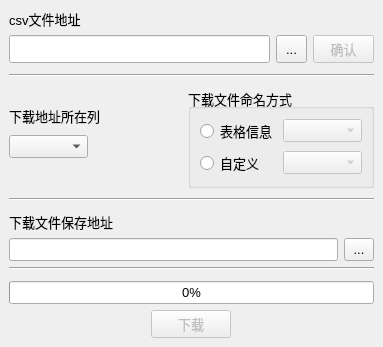
<?xml version="1.0" encoding="UTF-8"?>
<ui version="4.0">
 <class>MainWindow</class>
 <widget class="QMainWindow" name="MainWindow">
  <property name="windowModality">
   <enum>Qt::NonModal</enum>
  </property>
  <property name="geometry">
   <rect>
    <x>0</x>
    <y>0</y>
    <width>383</width>
    <height>347</height>
   </rect>
  </property>
  <property name="windowTitle">
   <string>问卷星下载器</string>
  </property>
  <widget class="QWidget" name="centralwidget">
   <layout class="QVBoxLayout" name="verticalLayout_5">
    <item>
     <layout class="QVBoxLayout" name="verticalLayout">
      <item>
       <widget class="QLabel" name="label">
        <property name="sizePolicy">
         <sizepolicy hsizetype="Preferred" vsizetype="Preferred">
          <horstretch>0</horstretch>
          <verstretch>0</verstretch>
         </sizepolicy>
        </property>
        <property name="font">
         <font>
          <pointsize>10</pointsize>
         </font>
        </property>
        <property name="text">
         <string>csv文件地址</string>
        </property>
       </widget>
      </item>
      <item>
       <layout class="QHBoxLayout" name="horizontalLayout">
        <property name="sizeConstraint">
         <enum>QLayout::SetDefaultConstraint</enum>
        </property>
        <item>
         <widget class="QLineEdit" name="downloadAddress">
          <property name="enabled">
           <bool>true</bool>
          </property>
          <property name="sizePolicy">
           <sizepolicy hsizetype="Preferred" vsizetype="Preferred">
            <horstretch>17</horstretch>
            <verstretch>0</verstretch>
           </sizepolicy>
          </property>
          <property name="font">
           <font>
            <pointsize>10</pointsize>
           </font>
          </property>
          <property name="mouseTracking">
           <bool>true</bool>
          </property>
         </widget>
        </item>
        <item>
         <widget class="QToolButton" name="downloadAddressSelector">
          <property name="sizePolicy">
           <sizepolicy hsizetype="Preferred" vsizetype="Preferred">
            <horstretch>2</horstretch>
            <verstretch>0</verstretch>
           </sizepolicy>
          </property>
          <property name="font">
           <font>
            <pointsize>10</pointsize>
           </font>
          </property>
          <property name="text">
           <string>...</string>
          </property>
         </widget>
        </item>
        <item>
         <widget class="QPushButton" name="downloadAddressConfirm">
          <property name="enabled">
           <bool>false</bool>
          </property>
          <property name="sizePolicy">
           <sizepolicy hsizetype="Preferred" vsizetype="Preferred">
            <horstretch>4</horstretch>
            <verstretch>0</verstretch>
           </sizepolicy>
          </property>
          <property name="minimumSize">
           <size>
            <width>20</width>
            <height>0</height>
           </size>
          </property>
          <property name="font">
           <font>
            <pointsize>10</pointsize>
           </font>
          </property>
          <property name="text">
           <string>确认</string>
          </property>
         </widget>
        </item>
       </layout>
      </item>
     </layout>
    </item>
    <item>
     <spacer name="verticalSpacer">
      <property name="orientation">
       <enum>Qt::Vertical</enum>
      </property>
      <property name="sizeHint" stdset="0">
       <size>
        <width>20</width>
        <height>40</height>
       </size>
      </property>
     </spacer>
    </item>
    <item>
     <widget class="Line" name="line">
      <property name="orientation">
       <enum>Qt::Horizontal</enum>
      </property>
     </widget>
    </item>
    <item>
     <spacer name="verticalSpacer_2">
      <property name="orientation">
       <enum>Qt::Vertical</enum>
      </property>
      <property name="sizeHint" stdset="0">
       <size>
        <width>20</width>
        <height>40</height>
       </size>
      </property>
     </spacer>
    </item>
    <item>
     <layout class="QHBoxLayout" name="horizontalLayout_4">
      <item>
       <layout class="QVBoxLayout" name="verticalLayout_2">
        <property name="topMargin">
         <number>15</number>
        </property>
        <property name="bottomMargin">
         <number>30</number>
        </property>
        <item>
         <widget class="QLabel" name="label_2">
          <property name="font">
           <font>
            <pointsize>10</pointsize>
            <kerning>true</kerning>
           </font>
          </property>
          <property name="text">
           <string>下载地址所在列</string>
          </property>
         </widget>
        </item>
        <item>
         <layout class="QHBoxLayout" name="horizontalLayout_6">
          <item>
           <widget class="QComboBox" name="addressColumnSelector">
            <property name="sizePolicy">
             <sizepolicy hsizetype="Preferred" vsizetype="Fixed">
              <horstretch>0</horstretch>
              <verstretch>0</verstretch>
             </sizepolicy>
            </property>
            <property name="font">
             <font>
              <pointsize>10</pointsize>
             </font>
            </property>
           </widget>
          </item>
          <item>
           <spacer name="horizontalSpacer">
            <property name="orientation">
             <enum>Qt::Horizontal</enum>
            </property>
            <property name="sizeHint" stdset="0">
             <size>
              <width>40</width>
              <height>20</height>
             </size>
            </property>
           </spacer>
          </item>
         </layout>
        </item>
       </layout>
      </item>
      <item>
       <widget class="QGroupBox" name="groupBox_4">
        <property name="font">
         <font>
          <pointsize>10</pointsize>
         </font>
        </property>
        <property name="title">
         <string>下载文件命名方式</string>
        </property>
        <layout class="QVBoxLayout" name="verticalLayout_3">
         <item>
          <layout class="QHBoxLayout" name="horizontalLayout_2">
           <item>
            <widget class="QRadioButton" name="tableNaming">
             <property name="font">
              <font>
               <pointsize>10</pointsize>
              </font>
             </property>
             <property name="text">
              <string>表格信息</string>
             </property>
             <attribute name="buttonGroup">
              <string notr="true">buttonGroup</string>
             </attribute>
            </widget>
           </item>
           <item>
            <widget class="QComboBox" name="tableNamingSelector">
             <property name="enabled">
              <bool>false</bool>
             </property>
            </widget>
           </item>
          </layout>
         </item>
         <item>
          <layout class="QHBoxLayout" name="horizontalLayout_3">
           <item>
            <widget class="QRadioButton" name="customNaming">
             <property name="font">
              <font>
               <pointsize>10</pointsize>
              </font>
             </property>
             <property name="text">
              <string>自定义</string>
             </property>
             <attribute name="buttonGroup">
              <string notr="true">buttonGroup</string>
             </attribute>
            </widget>
           </item>
           <item>
            <widget class="QComboBox" name="customNamingSelector">
             <property name="enabled">
              <bool>false</bool>
             </property>
            </widget>
           </item>
          </layout>
         </item>
        </layout>
       </widget>
      </item>
     </layout>
    </item>
    <item>
     <spacer name="verticalSpacer_3">
      <property name="orientation">
       <enum>Qt::Vertical</enum>
      </property>
      <property name="sizeHint" stdset="0">
       <size>
        <width>20</width>
        <height>40</height>
       </size>
      </property>
     </spacer>
    </item>
    <item>
     <widget class="Line" name="line_2">
      <property name="orientation">
       <enum>Qt::Horizontal</enum>
      </property>
     </widget>
    </item>
    <item>
     <spacer name="verticalSpacer_4">
      <property name="orientation">
       <enum>Qt::Vertical</enum>
      </property>
      <property name="sizeHint" stdset="0">
       <size>
        <width>20</width>
        <height>40</height>
       </size>
      </property>
     </spacer>
    </item>
    <item>
     <layout class="QVBoxLayout" name="verticalLayout_4">
      <item>
       <widget class="QLabel" name="label_3">
        <property name="font">
         <font>
          <pointsize>10</pointsize>
         </font>
        </property>
        <property name="text">
         <string>下载文件保存地址</string>
        </property>
       </widget>
      </item>
      <item>
       <layout class="QHBoxLayout" name="horizontalLayout_5">
        <item>
         <widget class="QLineEdit" name="saveAddress">
          <property name="enabled">
           <bool>true</bool>
          </property>
          <property name="sizePolicy">
           <sizepolicy hsizetype="Preferred" vsizetype="Preferred">
            <horstretch>11</horstretch>
            <verstretch>0</verstretch>
           </sizepolicy>
          </property>
          <property name="font">
           <font>
            <pointsize>10</pointsize>
           </font>
          </property>
          <property name="mouseTracking">
           <bool>true</bool>
          </property>
         </widget>
        </item>
        <item>
         <widget class="QToolButton" name="saveAddressSelector">
          <property name="sizePolicy">
           <sizepolicy hsizetype="Preferred" vsizetype="Preferred">
            <horstretch>1</horstretch>
            <verstretch>0</verstretch>
           </sizepolicy>
          </property>
          <property name="font">
           <font>
            <pointsize>10</pointsize>
           </font>
          </property>
          <property name="text">
           <string>...</string>
          </property>
         </widget>
        </item>
       </layout>
      </item>
     </layout>
    </item>
    <item>
     <widget class="Line" name="line_4">
      <property name="orientation">
       <enum>Qt::Horizontal</enum>
      </property>
     </widget>
    </item>
    <item>
     <spacer name="verticalSpacer_5">
      <property name="orientation">
       <enum>Qt::Vertical</enum>
      </property>
      <property name="sizeHint" stdset="0">
       <size>
        <width>20</width>
        <height>40</height>
       </size>
      </property>
     </spacer>
    </item>
    <item>
     <widget class="QProgressBar" name="progressBar">
      <property name="font">
       <font>
        <pointsize>10</pointsize>
       </font>
      </property>
      <property name="value">
       <number>0</number>
      </property>
      <property name="textVisible">
       <bool>true</bool>
      </property>
      <property name="orientation">
       <enum>Qt::Horizontal</enum>
      </property>
      <property name="invertedAppearance">
       <bool>false</bool>
      </property>
      <property name="textDirection">
       <enum>QProgressBar::TopToBottom</enum>
      </property>
     </widget>
    </item>
    <item>
     <layout class="QHBoxLayout" name="horizontalLayout_7">
      <item>
       <widget class="QPushButton" name="download">
        <property name="enabled">
         <bool>false</bool>
        </property>
        <property name="sizePolicy">
         <sizepolicy hsizetype="Fixed" vsizetype="Preferred">
          <horstretch>0</horstretch>
          <verstretch>0</verstretch>
         </sizepolicy>
        </property>
        <property name="font">
         <font>
          <pointsize>10</pointsize>
         </font>
        </property>
        <property name="text">
         <string>下载</string>
        </property>
       </widget>
      </item>
     </layout>
    </item>
   </layout>
  </widget>
 </widget>
 <resources/>
 <connections/>
 <buttongroups>
  <buttongroup name="buttonGroup">
   <property name="exclusive">
    <bool>true</bool>
   </property>
  </buttongroup>
 </buttongroups>
</ui>
